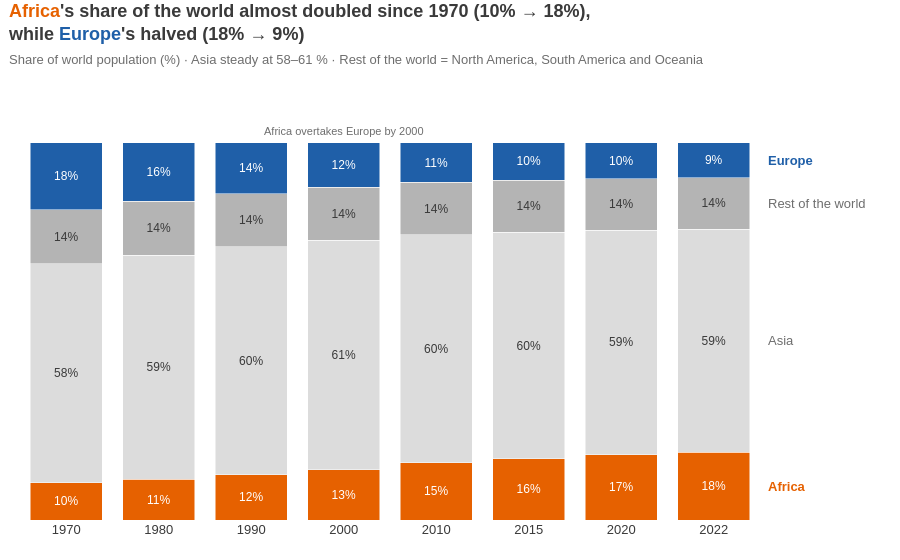

Here is the notebook cell this chart was saved with:
### Markdown cell above
**Chart choice & justification:** *Which chart did you choose, and why? Justify design choices.*

**Chart: 100 % stacked bar chart.**

**Why this chart:** the question is about *shares of a whole* that always add up to 100 %, compared across years. A 100 % stacked bar shows the full composition in each year and how it shifts over time — something separate lines would not show, because they lose the "adds up to 100 %" whole.

**Design choices**
- Stack order is deliberate: **Africa sits on the 0 % baseline and Europe on the 100 % top edge**, so the two groups that change are read against straight, aligned edges.
- **Africa orange, Europe blue** (the two stories, same colours as earlier charts); Asia and Rest of the world in two greys as context.
- Percentages are written inside each segment, group names sit next to the last bar instead of a legend, and the y-axis is removed. One bar per observed year.
- A note marks the first observed year in which Africa's share exceeds Europe's.

**What it shows:** **Africa's share almost doubled (9.9 % → 17.9 %) while Europe's halved (17.8 % → 9.3 %)** — the two swapped places, with Africa overtaking Europe in the 1990s (by the 2000 observation). Asia's share stayed remarkably stable at 58–61 % (peaking in 2000 and slowly easing since), and the Rest of the world held ~14 %.

### Code cell
# Q7 — shares of world population over time (parts of a whole that always sum to 100 %) → 100 % STACKED BAR CHART
d7 = df_long.assign(Group=df_long['Continent'].where(df_long['Continent'].isin(['Africa', 'Asia', 'Europe']),
                                                     'Rest of the world'))
d7 = d7.groupby(['Year', 'Group'], as_index=False)['Population'].sum()
d7['Share'] = d7['Population'] / d7.groupby('Year')['Population'].transform('sum') * 100

s = d7.pivot(index='Year', columns='Group', values='Share')
overtake = s.index[(s['Africa'] > s['Europe'])].min()             # first year Africa's share beats Europe's
d7['Year'] = d7['Year'].astype(str)                               # one bar per observed year

order7 = ['Africa', 'Asia', 'Rest of the world', 'Europe']        # the two stories sit on the 0 % and 100 % edges
colours7 = {'Africa': ACCENT, 'Europe': ACCENT2, 'Asia': '#DCDCDC', 'Rest of the world': '#B4B4B4'}

fig = px.bar(d7, x='Year', y='Share', color='Group', category_orders={'Group': order7},
             color_discrete_map=colours7, custom_data=['Group', 'Population'], template='plotly_white',
             title=f"{hl('Africa', ACCENT)}'s share of the world almost doubled since 1970 "
                   f"({s.loc[1970, 'Africa']:.0f}% → {s.loc[2022, 'Africa']:.0f}%),<br>while "
                   f"{hl('Europe', ACCENT2)}'s halved ({s.loc[1970, 'Europe']:.0f}% → {s.loc[2022, 'Europe']:.0f}%)")
fig.update_traces(texttemplate='%{y:.0f}%', textposition='inside', insidetextanchor='middle',
                  textfont=dict(size=12, color=DARK),
                  hovertemplate='<b>%{customdata[0]}</b>, %{x}<br>%{y:.1f}% of world population'
                                '<br>%{customdata[1]:,.0f} people<extra></extra>')
fig.update_traces(selector=dict(name='Africa'), textfont_color='white')
fig.update_traces(selector=dict(name='Europe'), textfont_color='white')

# Direct labels to the right of the last bar instead of a legend
last = s.loc[2022, order7]
mid = last.cumsum() - last / 2
for g in order7:
    fig.add_annotation(x=1.0, xref='paper', y=mid[g], text=f'<b>{g}</b>' if g in ('Africa', 'Europe') else g,
                       xanchor='left', xshift=6, showarrow=False,
                       font=dict(size=13, color=colours7[g] if g in ('Africa', 'Europe') else '#6E6E6E'))
years = list(s.index)                                             # category axis → annotate by position index
fig.add_annotation(x=years.index(overtake), y=100, text=f'Africa overtakes Europe by {overtake}', yanchor='bottom',
                   yshift=4, showarrow=False, font=dict(size=11, color='#6E6E6E'))

fig.update_layout(title=title(fig.layout.title.text,
                              f'Share of world population (%) · Asia steady at {s["Asia"].min():.0f}–{s["Asia"].max():.0f} % · '
                              'Rest of the world = North America, South America and Oceania'),
                  barmode='stack', bargap=0.22, showlegend=False, font=FONT, height=560,
                  margin=dict(l=20, r=140, t=120, b=40))
fig.update_xaxes(title=None, showgrid=False, ticks='', type='category')   # years as categories
fig.update_yaxes(visible=False, range=[0, 106])                    # labels inside the bars carry the numbers
fig.show()

### Figure 1 — Plotly figure (JSON) as saved in the notebook; plotly's stock layout.template omitted (floating-point values rounded to 4 significant figures)
{"data": [{"customdata": [["Africa", 365444348], ["Africa", 481536377], ["Africa", 638150629], ["Africa", 818946032], ["Africa", 1055228072], ["Africa", 1201102442], ["Africa", 1360671810], ["Africa", 1426730932]], "hovertemplate": "<b>%{customdata[0]}</b>, %{x}<br>%{y:.1f}% of world population<br>%{customdata[1]:,.0f} people<extra></extra>", "insidetextanchor": "middle", "legendgroup": "Africa", "marker": {"color": "#E66100", "pattern": {"shape": ""}}, "name": "Africa", "orientation": "v", "showlegend": true, "textfont": {"color": "white", "size": 12}, "textposition": "inside", "texttemplate": "%{y:.0f}%", "type": "bar", "x": ["1970", "1980", "1990", "2000", "2010", "2015", "2020", "2022"], "xaxis": "x", "y": [9.893, 10.84, 12.01, 13.32, 15.11, 16.18, 17.36, 17.89], "yaxis": "y"}, {"customdata": [["Asia", 2144906290], ["Asia", 2635334228], ["Asia", 3210563577], ["Asia", 3735089604], ["Asia", 4220041327], ["Asia", 4458250182], ["Asia", 4663086535], ["Asia", 4721383274]], "hovertemplate": "<b>%{customdata[0]}</b>, %{x}<br>%{y:.1f}% of world population<br>%{customdata[1]:,.0f} people<extra></extra>", "insidetextanchor": "middle", "legendgroup": "Asia", "marker": {"color": "#DCDCDC", "pattern": {"shape": ""}}, "name": "Asia", "orientation": "v", "showlegend": true, "textfont": {"color": "#3A3A3A", "size": 12}, "textposition": "inside", "texttemplate": "%{y:.0f}%", "type": "bar", "x": ["1970", "1980", "1990", "2000", "2010", "2015", "2020", "2022"], "xaxis": "x", "y": [58.06, 59.32, 60.41, 60.76, 60.43, 60.05, 59.48, 59.21], "yaxis": "y"}, {"customdata": [["Rest of the world", 527862032], ["Rest of the world", 633002607], ["Rest of the world", 745156662], ["Rest of the world", 866926644], ["Rest of the world", 972901665], ["Rest of the world", 1023921529], ["Rest of the world", 1069700062], ["Rest of the world", 1082151298]], "hovertemplate": "<b>%{customdata[0]}</b>, %{x}<br>%{y:.1f}% of world population<br>%{customdata[1]:,.0f} people<extra></extra>", "insidetextanchor": "middle", "legendgroup": "Rest of the world", "marker": {"color": "#B4B4B4", "pattern": {"shape": ""}}, "name": "Rest of the world", "orientation": "v", "showlegend": true, "textfont": {"color": "#3A3A3A", "size": 12}, "textposition": "inside", "texttemplate": "%{y:.0f}%", "type": "bar", "x": ["1970", "1980", "1990", "2000", "2010", "2015", "2020", "2022"], "xaxis": "x", "y": [14.29, 14.25, 14.02, 14.1, 13.93, 13.79, 13.65, 13.57], "yaxis": "y"}, {"customdata": [["Europe", 655923991], ["Europe", 692527159], ["Europe", 720320797], ["Europe", 726093423], ["Europe", 735613934], ["Europe", 741535608], ["Europe", 745792196], ["Europe", 743147538]], "hovertemplate": "<b>%{customdata[0]}</b>, %{x}<br>%{y:.1f}% of world population<br>%{customdata[1]:,.0f} people<extra></extra>", "insidetextanchor": "middle", "legendgroup": "Europe", "marker": {"color": "#1F5FA8", "pattern": {"shape": ""}}, "name": "Europe", "orientation": "v", "showlegend": true, "textfont": {"color": "white", "size": 12}, "textposition": "inside", "texttemplate": "%{y:.0f}%", "type": "bar", "x": ["1970", "1980", "1990", "2000", "2010", "2015", "2020", "2022"], "xaxis": "x", "y": [17.76, 15.59, 13.55, 11.81, 10.53, 9.987, 9.514, 9.32], "yaxis": "y"}], "layout": {"annotations": [{"font": {"color": "#E66100", "size": 13}, "showarrow": false, "text": "<b>Africa</b>", "x": 1, "xanchor": "left", "xref": "paper", "xshift": 6, "y": 8.947}, {"font": {"color": "#6E6E6E", "size": 13}, "showarrow": false, "text": "Asia", "x": 1, "xanchor": "left", "xref": "paper", "xshift": 6, "y": 47.5}, {"font": {"color": "#6E6E6E", "size": 13}, "showarrow": false, "text": "Rest of the world", "x": 1, "xanchor": "left", "xref": "paper", "xshift": 6, "y": 83.89}, {"font": {"color": "#1F5FA8", "size": 13}, "showarrow": false, "text": "<b>Europe</b>", "x": 1, "xanchor": "left", "xref": "paper", "xshift": 6, "y": 95.34}, {"font": {"color": "#6E6E6E", "size": 11}, "showarrow": false, "text": "Africa overtakes Europe by 2000", "x": 3, "y": 100, "yanchor": "bottom", "yshift": 4}], "bargap": 0.22, "barmode": "stack", "font": {"color": "#3A3A3A", "family": "Arial, sans-serif", "size": 13}, "height": 560, "legend": {"title": {"text": "Group"}, "tracegroupgap": 0}, "margin": {"b": 40, "l": 20, "r": 140, "t": 120}, "showlegend": false, "title": {"font": {"size": 18}, "text": "<b><span style='color:#E66100'><b>Africa</b></span>'s share of the world almost doubled since 1970 (10% → 18%),<br>while <span style='color:#1F5FA8'><b>Europe</b></span>'s halved (18% → 9%)</b><br><span style='font-size:13px;color:#6E6E6E'>Share of world population (%) · Asia steady at 58–61 % · Rest of the world = North America, South America and Oceania</span>", "x": 0.01, "xanchor": "left", "y": 0.97, "yanchor": "top"}, "xaxis": {"anchor": "y", "domain": [0, 1], "showgrid": false, "ticks": "", "title": {}, "type": "category"}, "yaxis": {"anchor": "x", "domain": [0, 1], "range": [0, 106], "title": {"text": "Share"}, "visible": false}}}
